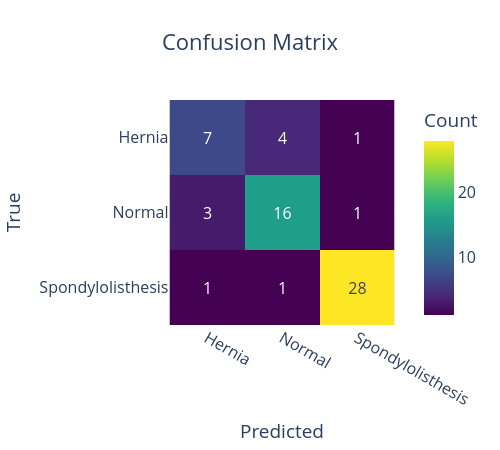

Here is the notebook cell this chart was saved with:
### Markdown cell above
## 4. Model Evaluation

We evaluate the model using accuracy, F1‑score (micro, macro, weighted), and a detailed classification report.

### Code cell
# %% Evaluation Metrics
acc = accuracy_score(y_test, y_pred)
f1_micro = f1_score(y_test, y_pred, average='micro')
f1_macro = f1_score(y_test, y_pred, average='macro')
f1_weighted = f1_score(y_test, y_pred, average='weighted')

print("=== Model Performance ===")
print(f"Accuracy:           {acc:.4f}")
print(f"F1 (micro):         {f1_micro:.4f}")
print(f"F1 (macro):         {f1_macro:.4f}")
print(f"F1 (weighted):      {f1_weighted:.4f}")

print("\nClassification Report:")
print(classification_report(y_test, y_pred))

# Confusion Matrix
cm = confusion_matrix(y_test, y_pred)
class_names = sorted(y.unique())

# Plotly confusion matrix
fig_cm = px.imshow(
    cm,
    text_auto=True,
    color_continuous_scale='Viridis',
    labels=dict(x='Predicted', y='True', color='Count'),
    title='Confusion Matrix',
    x=class_names,
    y=class_names
)
fig_cm.update_layout(
    title_x=0.5,
    width=500,
    height=450,
    font=dict(size=16)
)
fig_cm.show()

# Static confusion matrix
plt.figure(figsize=(6, 5))
sns.heatmap(cm, annot=True, fmt='d', cmap='Blues',
            xticklabels=class_names, yticklabels=class_names)
plt.xlabel('Predicted')
plt.ylabel('True')
plt.title('Confusion Matrix')
plt.tight_layout()
plt.savefig('plots/confusion_matrix_vertebral.png', dpi=300)
plt.show()

### Figure 1 — Plotly figure (JSON) as saved in the notebook; plotly's stock layout.template omitted (floating-point values rounded to 4 significant figures)
{"data": [{"coloraxis": "coloraxis", "hovertemplate": "Predicted: %{x}<br>True: %{y}<br>Count: %{z}<extra></extra>", "name": "0", "texttemplate": "%{z}", "type": "heatmap", "x": ["Hernia", "Normal", "Spondylolisthesis"], "xaxis": "x", "y": ["Hernia", "Normal", "Spondylolisthesis"], "yaxis": "y", "z": [[7, 4, 1], [3, 16, 1], [1, 1, 28]]}], "layout": {"coloraxis": {"autocolorscale": false, "colorbar": {"title": {"text": "Count"}}, "colorscale": [[0, "#440154"], [0.1111, "#482878"], [0.2222, "#3e4989"], [0.3333, "#31688e"], [0.4444, "#26828e"], [0.5556, "#1f9e89"], [0.6667, "#35b779"], [0.7778, "#6ece58"], [0.8889, "#b5de2b"], [1, "#fde725"]]}, "font": {"size": 16}, "height": 450, "title": {"text": "Confusion Matrix", "x": 0.5}, "width": 500, "xaxis": {"anchor": "y", "constrain": "domain", "domain": [0, 1], "scaleanchor": "y", "title": {"text": "Predicted"}}, "yaxis": {"anchor": "x", "autorange": "reversed", "constrain": "domain", "domain": [0, 1], "title": {"text": "True"}}}}
